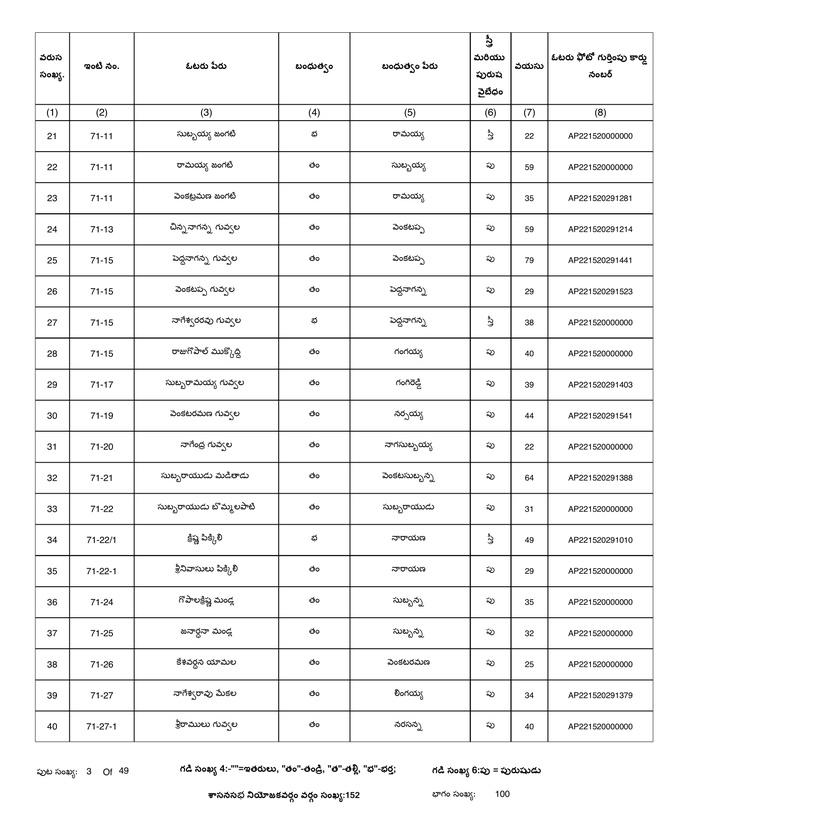
#> input picture offline_pipeline/temp_pages/page_3.jpg, 840 x 840 px, shrunk from 3900 x 3900 before the run
$ python print_contours_detailed.py
#> lines starting #> are read from the running program, lines starting #| are printed output that depends on the picture; after the words box and inside, x2 and y2 are one past the last pixel; in counts of white or black regions, pixels touching at a corner belong together
import cv2
import numpy as np

img = cv2.imread('temp_pages/page_3.jpg')
#> img is the input picture: shape (840, 840, 3); min 0, max 255, mean 243.5
if img is None:
    print("Failed to load image")
    exit(1)

h_img, w_img = img.shape[:2]
#> h_img = 840; w_img = 840
gray = cv2.cvtColor(img, cv2.COLOR_BGR2GRAY)
thresh = cv2.adaptiveThreshold(
    gray, 255, cv2.ADAPTIVE_THRESH_MEAN_C, cv2.THRESH_BINARY_INV, 21, 10
)
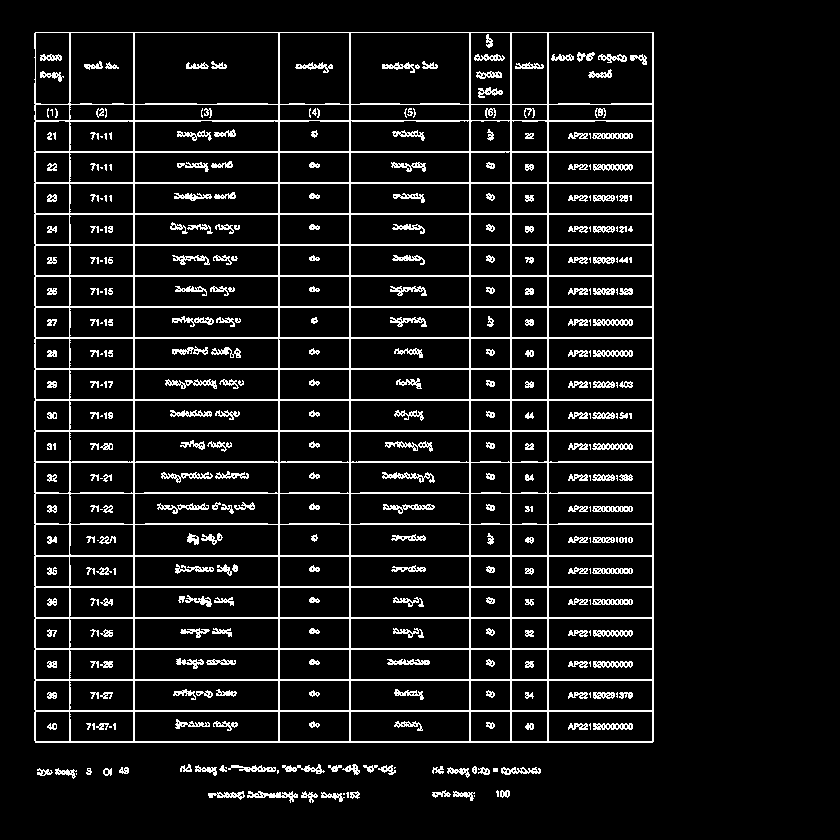
#> thresh: shape (840, 840); 9% white in thin lines or dots, all inside (x1, y1, x2, y2) = (34, 32, 654, 803)

# Detect lines using kernels
horizontal_kernel = cv2.getStructuringElement(cv2.MORPH_RECT, (w_img // 15, 1))
detect_horizontal = cv2.morphologyEx(thresh, cv2.MORPH_OPEN, horizontal_kernel, iterations=2)
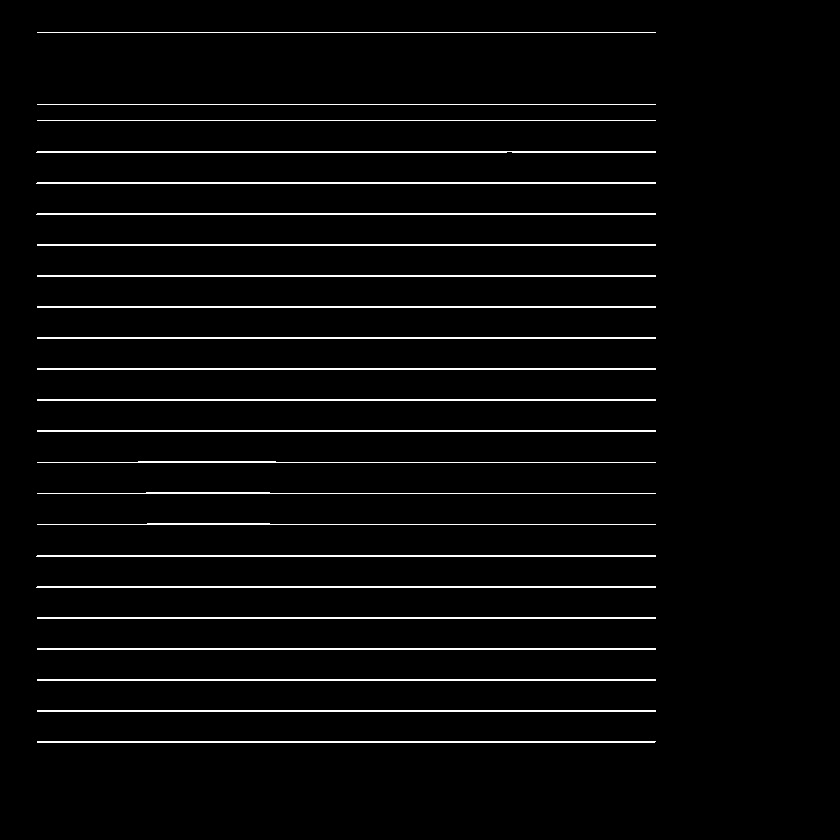
#> detect_horizontal: shape (840, 840); 3.6% white in thin lines or dots, all inside (x1, y1, x2, y2) = (36, 32, 656, 743)

vertical_kernel = cv2.getStructuringElement(cv2.MORPH_RECT, (1, h_img // 30))
#> vertical_kernel = 28 values from 1 to 1
detect_vertical = cv2.morphologyEx(thresh, cv2.MORPH_OPEN, vertical_kernel, iterations=2)
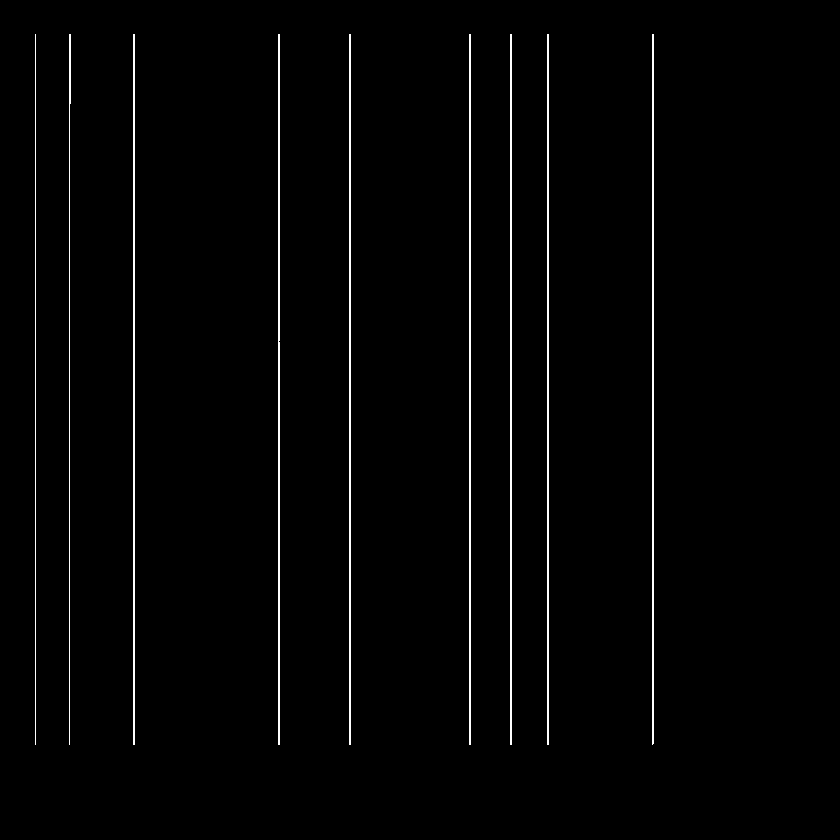
#> detect_vertical: shape (840, 840); 1.6% white in thin lines or dots, all inside (x1, y1, x2, y2) = (35, 34, 654, 745)

table_mask = cv2.add(detect_horizontal, detect_vertical)
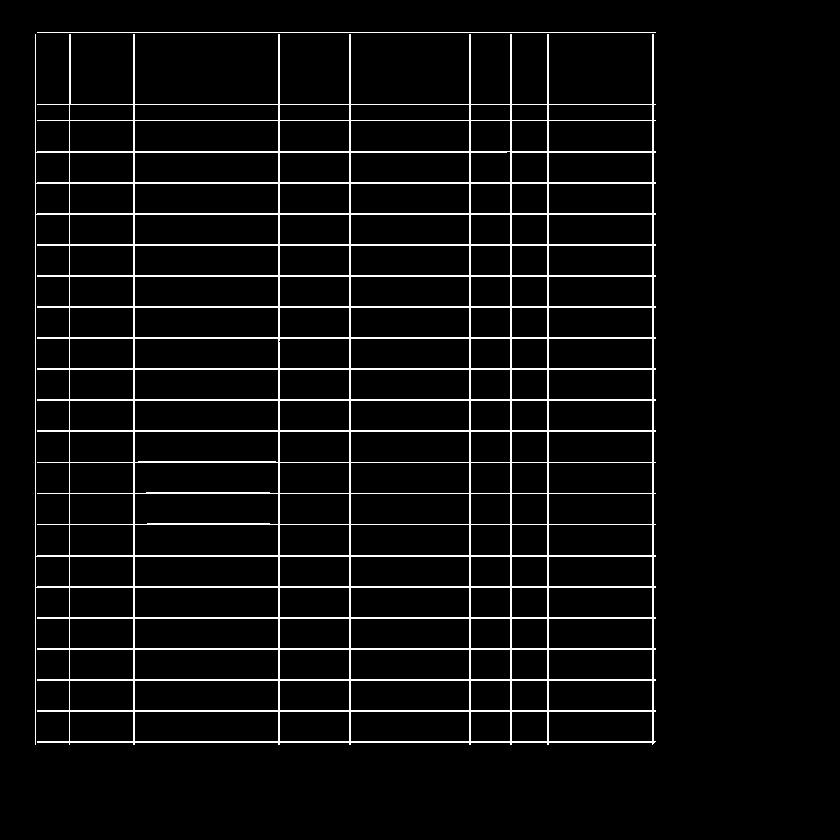
#> table_mask: shape (840, 840); 5.1% white in thin lines or dots, all inside (x1, y1, x2, y2) = (35, 32, 656, 745)
contours, _ = cv2.findContours(table_mask, cv2.RETR_LIST, cv2.CHAIN_APPROX_SIMPLE)
#> contours = 153 contours, 1 with area under 20; largest, box (x1, y1, x2, y2) and area: (35, 34, 656, 745) 388226, (35, 214, 70, 557) 11360, (134, 524, 279, 556) 4462, (134, 120, 279, 152) 4462, (134, 493, 279, 525) 4339

print(f"Total contours: {len(contours)}")
#| Total contours: 153
print("--- Contours (Sorted by area descending) ---")
bboxes = [cv2.boundingRect(c) for c in contours]
#> bboxes = 153 items, first 6: (548, 711, 105, 31), (511, 711, 37, 31), (470, 711, 41, 31), (350, 711, 120, 31), (279, 711, 71, 31), (134, 711, 145, 31)
# Sort by area
bboxes = sorted(bboxes, key=lambda b: b[2] * b[3], reverse=True)
#> bboxes = 153 items, first 6: (35, 34, 621, 711), (35, 214, 35, 343), (134, 524, 145, 32), (134, 493, 145, 32), (134, 462, 145, 32), (134, 431, 145, 32)

for i, (x, y, w, h) in enumerate(bboxes[:30]):
    w_ratio = w / w_img
    h_ratio = h / h_img
    print(f"Rank {i}: x={x}, y={y}, w={w} (w_ratio={w_ratio:.3f}), h={h} (h_ratio={h_ratio:.3f}), area={w*h}")
#> this loop made 30 passes
#> (x, y, w, h, w_ratio, h_ratio) on passes 1 to 12: (35, 34, 621, 711, 0.739, 0.846), (35, 214, 35, 343, 0.0417, 0.408), (134, 524, 145, 32, 0.173, 0.0381), (134, 493, 145, 32, 0.173, 0.0381), (134, 462, 145, 32, 0.173, 0.0381), (134, 431, 145, 32, 0.173, 0.0381), (134, 120, 145, 32, 0.173, 0.0381), (134, 711, 145, 31, 0.173, 0.0369), (134, 680, 145, 31, 0.173, 0.0369), (134, 649, 145, 31, 0.173, 0.0369), (134, 618, 145, 31, 0.173, 0.0369), (134, 587, 145, 31, 0.173, 0.0369)
#| Rank 0: x=35, y=34, w=621 (w_ratio=0.739), h=711 (h_ratio=0.846), area=441531
#| Rank 1: x=35, y=214, w=35 (w_ratio=0.042), h=343 (h_ratio=0.408), area=12005
#| Rank 2: x=134, y=524, w=145 (w_ratio=0.173), h=32 (h_ratio=0.038), area=4640
#| Rank 3: x=134, y=493, w=145 (w_ratio=0.173), h=32 (h_ratio=0.038), area=4640
#| Rank 4: x=134, y=462, w=145 (w_ratio=0.173), h=32 (h_ratio=0.038), area=4640
#| Rank 5: x=134, y=431, w=145 (w_ratio=0.173), h=32 (h_ratio=0.038), area=4640
#| Rank 6: x=134, y=120, w=145 (w_ratio=0.173), h=32 (h_ratio=0.038), area=4640
#| Rank 7: x=134, y=711, w=145 (w_ratio=0.173), h=31 (h_ratio=0.037), area=4495
#> (further printed lines are left out)

$ run again, with offline_pipeline/temp_pages/page_10.jpg copied over offline_pipeline/temp_pages/page_3.jpg
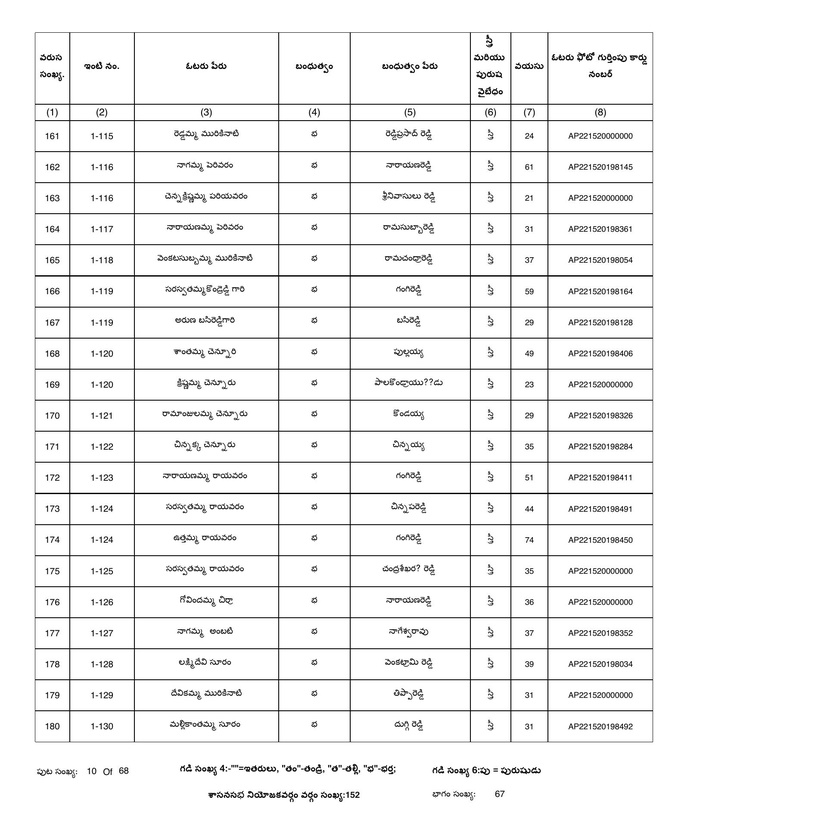
#> input picture offline_pipeline/temp_pages/page_10.jpg, 840 x 840 px, shrunk from 1950 x 1950 before the run
#> img is the input picture: shape (840, 840, 3); min 0, max 255, mean 243.2
#> `thresh = cv2.adaptiveThreshold( gray, 255, cv2.ADAPTIVE_THRESH_MEAN_C,..`:
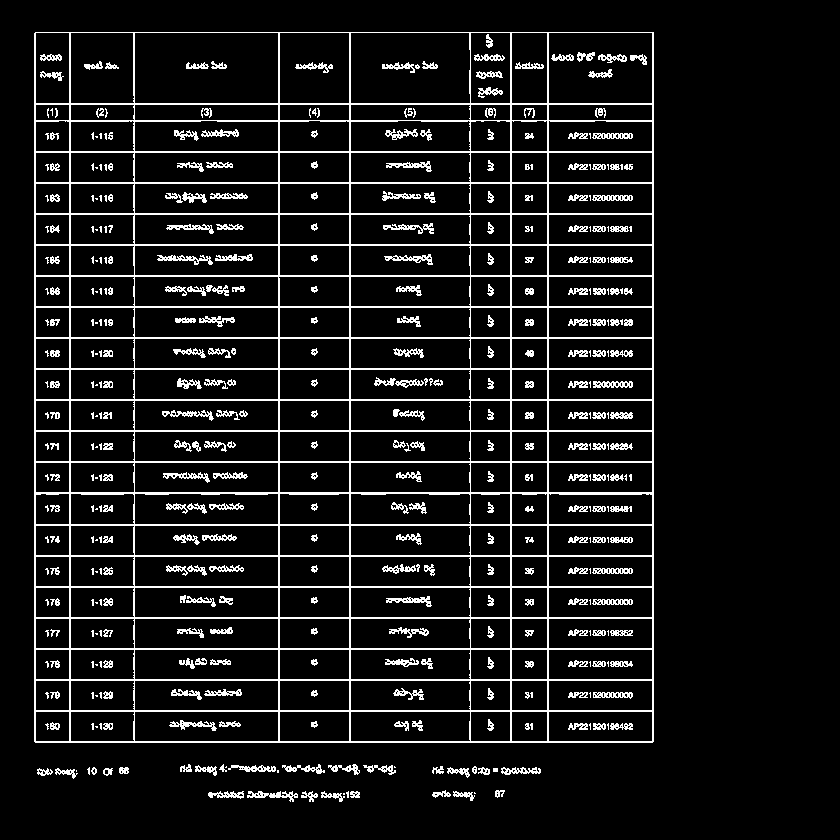
#> thresh: shape (840, 840); 9.2% white in thin lines or dots, all inside (x1, y1, x2, y2) = (34, 32, 654, 802)
#> detect_horizontal: shape (840, 840); 3.9% white in thin lines or dots, all inside (x1, y1, x2, y2) = (36, 32, 656, 743)
#> detect_vertical: shape (840, 840); 1.6% white in thin lines or dots, all inside (x1, y1, x2, y2) = (34, 34, 654, 745)
#> `table_mask = cv2.add(detect_horizontal, detect_vertical)`:
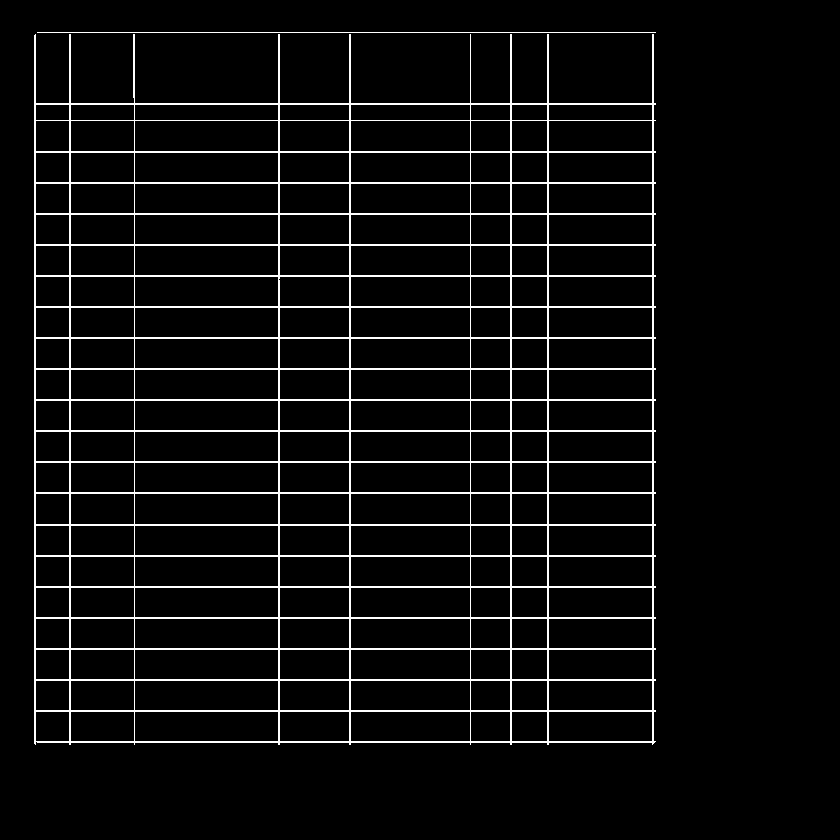
#> table_mask: shape (840, 840); 5.4% white in thin lines or dots, all inside (x1, y1, x2, y2) = (34, 32, 656, 745)
#> contours = 170 contours, 1 with area under 20; largest, box (x1, y1, x2, y2) and area: (34, 34, 656, 745) 396178, (134, 493, 279, 525) 4462, (134, 120, 279, 152) 4462, (134, 711, 279, 742) 4318, (134, 680, 279, 711) 4318
#| Total contours: 170
#> `bboxes = [cv2.boundingRect(c) for c in contours]`: bboxes = 170 items, first 6: (548, 711, 105, 31), (511, 711, 37, 31), (470, 711, 41, 31), (350, 711, 121, 31), (279, 711, 71, 31), (134, 711, 145, 31)
#> `bboxes = sorted(bboxes, key=lambda b: b[2] * b[3], reverse=True)`: bboxes = 170 items, first 6: (34, 34, 622, 711), (134, 493, 145, 32), (134, 120, 145, 32), (134, 711, 145, 31), (134, 680, 145, 31), (134, 649, 145, 31)
#> the loop `for i, (x, y, w, h) in enumerate(bboxes[:30]):` made 30 passes
#> (x, y, w, h, w_ratio, h_ratio) on passes 1 to 8: (34, 34, 622, 711, 0.74, 0.846), (134, 493, 145, 32, 0.173, 0.0381), (134, 120, 145, 32, 0.173, 0.0381), (134, 711, 145, 31, 0.173, 0.0369), (134, 680, 145, 31, 0.173, 0.0369), (134, 649, 145, 31, 0.173, 0.0369), (134, 618, 145, 31, 0.173, 0.0369), (134, 587, 145, 31, 0.173, 0.0369)
#> (printed output is left out)
